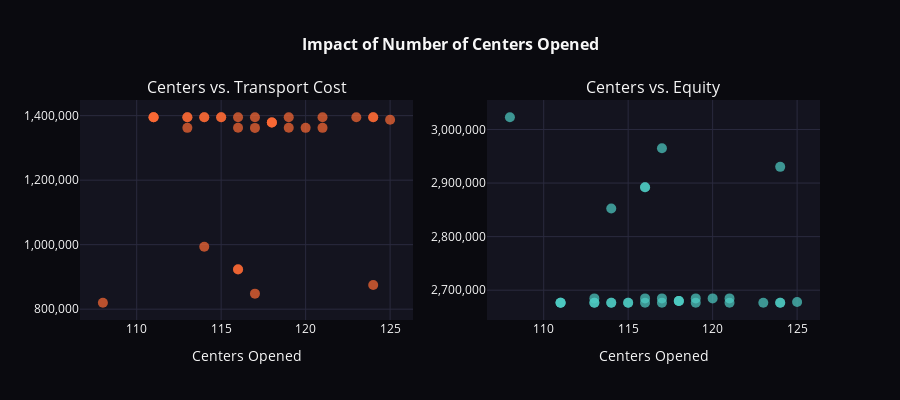

The cell this chart's notebook holds for it:
### Markdown cell above
---
## 3. Centers Opened vs. Objective Trade-off

### Code cell
fig = make_subplots(rows=1, cols=2, subplot_titles=('Centers vs. Transport Cost', 'Centers vs. Equity'))

fig.add_trace(go.Scatter(
    x=pareto_df['num_centers'], y=pareto_df['avg_transport_cost'],
    mode='markers',
    marker=dict(size=10, color=COLORS['primary'], opacity=0.7),
    hovertemplate='Centers: %{x}<br>Cost: %{y:,.0f}<extra></extra>'
), row=1, col=1)

fig.add_trace(go.Scatter(
    x=pareto_df['num_centers'], y=pareto_df['avg_equity_t'],
    mode='markers',
    marker=dict(size=10, color=COLORS['secondary'], opacity=0.7),
    hovertemplate='Centers: %{x}<br>Worst Unmet: %{y:,.0f}<extra></extra>'
), row=1, col=2)

fig.update_layout(
    title=dict(text="<b>Impact of Number of Centers Opened</b>", x=0.5, font=dict(size=16, color=COLORS['text'])),
    plot_bgcolor=COLORS['surface'],
    paper_bgcolor=COLORS['background'],
    font=dict(color=COLORS['text']),
    showlegend=False,
    height=400
)
fig.update_xaxes(title_text='Centers Opened', gridcolor=COLORS['grid'])
fig.update_yaxes(gridcolor=COLORS['grid'], tickformat=',')

fig.show()

### Figure 1 — Plotly figure (JSON) as saved in the notebook; plotly's stock layout.template omitted (floating-point values rounded to 4 significant figures)
{"data": [{"hovertemplate": "Centers: %{x}<br>Cost: %{y:,.0f}<extra></extra>", "marker": {"color": "#ff6b35", "opacity": 0.7, "size": 10}, "mode": "markers", "type": "scatter", "x": [116, 116, 118, 121, 124, 114, 111, 123, 116, 116, 124, 117, 108, 115, 124, 117, 120, 118, 111, 114, 119, 114, 121, 118, 125, 119, 113, 117, 113, 111, 115, 113], "xaxis": "x", "y": [923600.0, 1362000.0, 1379000.0, 1395000.0, 1395000.0, 1395000.0, 1395000.0, 1395000.0, 1395000.0, 923200.0, 875200.0, 848200.0, 819900.0, 1395000.0, 1395000.0, 1395000.0, 1362000.0, 1379000.0, 1395000.0, 1395000.0, 1395000.0, 993300.0, 1362000.0, 1379000.0, 1387000.0, 1362000.0, 1362000.0, 1362000.0, 1395000.0, 1395000.0, 1395000.0, 1395000.0], "yaxis": "y"}, {"hovertemplate": "Centers: %{x}<br>Worst Unmet: %{y:,.0f}<extra></extra>", "marker": {"color": "#4ecdc4", "opacity": 0.7, "size": 10}, "mode": "markers", "type": "scatter", "x": [116, 116, 118, 121, 124, 114, 111, 123, 116, 116, 124, 117, 108, 115, 124, 117, 120, 118, 111, 114, 119, 114, 121, 118, 125, 119, 113, 117, 113, 111, 115, 113], "xaxis": "x2", "y": [2892000.0, 2685000.0, 2680000.0, 2677000.0, 2677000.0, 2677000.0, 2677000.0, 2677000.0, 2677000.0, 2892000.0, 2930000.0, 2965000.0, 3023000.0, 2677000.0, 2677000.0, 2677000.0, 2685000.0, 2680000.0, 2677000.0, 2677000.0, 2677000.0, 2852000.0, 2685000.0, 2680000.0, 2678000.0, 2685000.0, 2685000.0, 2685000.0, 2677000.0, 2677000.0, 2677000.0, 2677000.0], "yaxis": "y2"}], "layout": {"annotations": [{"font": {"size": 16}, "showarrow": false, "text": "Centers vs. Transport Cost", "x": 0.225, "xanchor": "center", "xref": "paper", "y": 1, "yanchor": "bottom", "yref": "paper"}, {"font": {"size": 16}, "showarrow": false, "text": "Centers vs. Equity", "x": 0.775, "xanchor": "center", "xref": "paper", "y": 1, "yanchor": "bottom", "yref": "paper"}], "font": {"color": "#f7f7f7"}, "height": 400, "paper_bgcolor": "#0a0a0f", "plot_bgcolor": "#14141f", "showlegend": false, "title": {"font": {"color": "#f7f7f7", "size": 16}, "text": "<b>Impact of Number of Centers Opened</b>", "x": 0.5}, "xaxis": {"anchor": "y", "domain": [0, 0.45], "gridcolor": "#2a2a3e", "title": {"text": "Centers Opened"}}, "xaxis2": {"anchor": "y2", "domain": [0.55, 1], "gridcolor": "#2a2a3e", "title": {"text": "Centers Opened"}}, "yaxis": {"anchor": "x", "domain": [0, 1], "gridcolor": "#2a2a3e", "tickformat": ","}, "yaxis2": {"anchor": "x2", "domain": [0, 1], "gridcolor": "#2a2a3e", "tickformat": ","}}}
